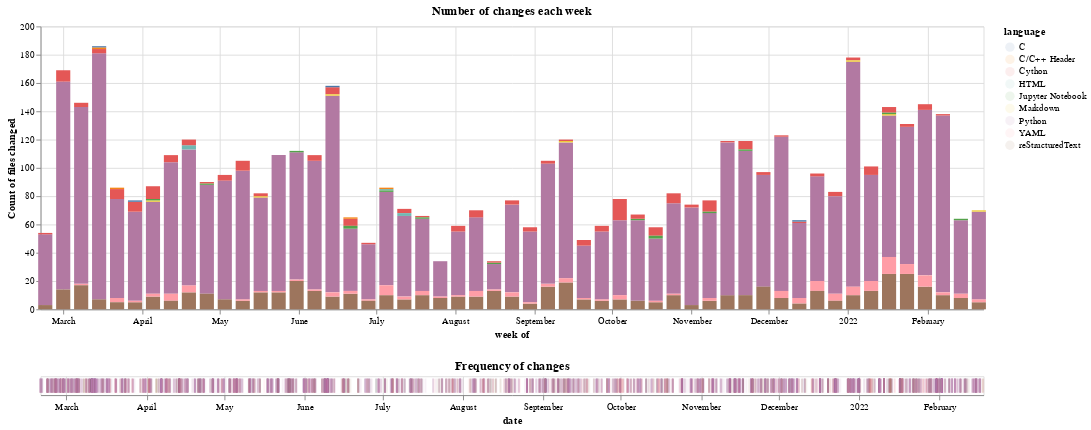

Notebook code for this chart:
### Code cell
width = 1000
chart = alt.Chart(df).encode(color="language")
top = (
    chart.mark_bar(size=15)
    .encode(
        x=alt.X("week:T", sort="ascending", title="week of"),
        y=alt.Y("count(path):Q", title="Count of files changed"),
        color="language:N",  # alt.Color('language', scale=alt.Scale(scheme=None)),
        tooltip=["count(path)", "language"],
    )
    .properties(width=width, title="Number of changes each week")
)
bottom = (
    chart.mark_tick(thickness=2, opacity=0.1)
    .encode(x=alt.X("date:T"), tooltip="path")
    .properties(width=width, title="Frequency of changes")
)
alt.vconcat(top, bottom)

### Figure 1 — Vega-Lite specification as saved in the notebook (floating-point values rounded to 4 significant figures; data arrays with more than 128 entries replaced by an {"elided": "..."} marker saying what was removed)
{"config": {"view": {"continuousWidth": 400, "continuousHeight": 300}}, "vconcat": [{"mark": {"type": "bar", "size": 15}, "encoding": {"color": {"field": "language", "type": "nominal"}, "tooltip": [{"aggregate": "count", "field": "path", "type": "nominal"}, {"field": "language", "type": "nominal"}], "x": {"field": "week", "sort": "ascending", "title": "week of", "type": "temporal"}, "y": {"aggregate": "count", "field": "path", "title": "Count of files changed", "type": "quantitative"}}, "title": "Number of changes each week", "width": 1000}, {"mark": {"type": "tick", "opacity": 0.1, "thickness": 2}, "encoding": {"color": {"field": "language", "type": "nominal"}, "tooltip": {"field": "path", "type": "nominal"}, "x": {"field": "date", "type": "temporal"}}, "title": "Frequency of changes", "width": 1000}], "data": {"name": "data-094519f12db88c1ef4464d8014aa0322"}, "$schema": "https://vega.github.io/schema/vega-lite/v4.17.0.json", "datasets": {"data-094519f12db88c1ef4464d8014aa0322": {"elided": "5000 records"}}}
